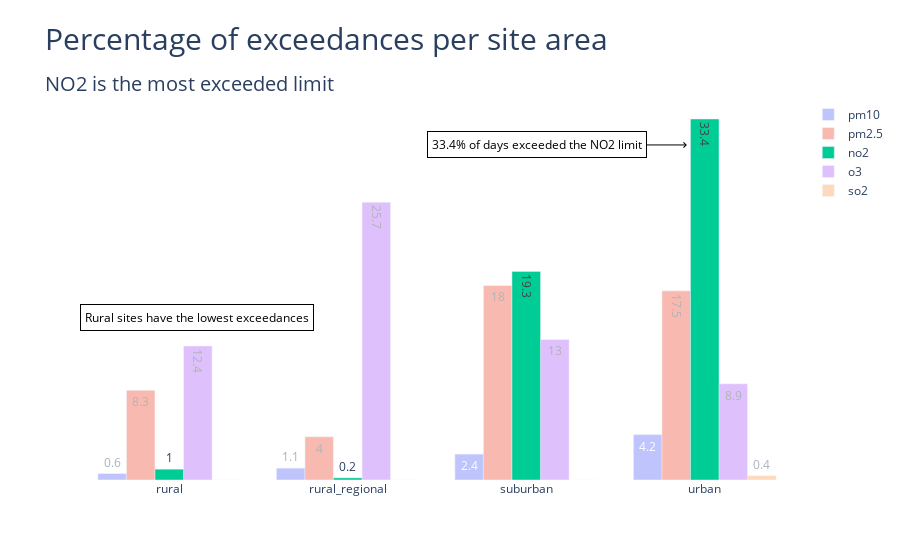

Notebook source saved alongside this figure:
### Code cell
def plot_percentage_exceedances_site_area():
    df_excee_area = pd.read_csv('airquality.csv')

    who_standards = {
        'pm10': 45,
        'pm2.5': 15,
        'no2': 25,
        'o3': 100,
        'so2': 40,
    }

    for i in who_standards:
        df_excee_area[f"{i}_exc"] = df_excee_area[i] > who_standards[i]

    df_excee_area_gb = df_excee_area.groupby('site_area')[['pm10_exc', 'pm2.5_exc', 'no2_exc', 'o3_exc', 'so2_exc']]

    # how many times each site area exceeded the limits
    df_excee_area_frec = df_excee_area_gb.sum() / df_excee_area_gb.count()

    fig = go.Figure()
    for i in df_excee_area_frec.columns:
        fig.add_bar(
            x=df_excee_area_frec.index, 
            y=round(df_excee_area_frec[i] * 100,1), 
            name=i.strip('_exc'), 
            text=round(df_excee_area_frec[i] * 100,1), 
            textposition='auto',
            opacity=1 if i == 'no2_exc' else 0.40,
            hoverinfo='skip',
        )
        
    fig.update_layout(
        title=dict(
            text='Percentage of exceedances per site area',
            font=dict(
                size=30,
            ),
            subtitle=dict(
                text='NO2 is the most exceeded limit',
                font=dict(
                    size=20,
                ),
            ),
        ),
        yaxis=dict(
            showgrid=False,
            tickvals=[],
            title='',
        ),
        xaxis=dict(
            title='',
        ),
        plot_bgcolor='rgba(0,0,0,0)',
    )


    fig.add_annotation(
        text="33.4% of days exceeded the NO2 limit",
        xref="paper",
        yref="y",
        x=0.85,
        y=31,
        showarrow=True,
        ay=0,
        ax=-150,
        arrowhead=4,
        arrowwidth=1,
        arrowcolor="black",
        font=dict(
            size=12,
            color="black"
        ),
        align="left",
        bgcolor="rgba(255, 255, 255, 0.8)",
        bordercolor="black",
        borderwidth=1,
        borderpad=4
    )
    fig.add_annotation(
        text="Rural sites have the lowest exceedances",
        xref="paper",
        yref="y",
        x=0,
        y=15,
        showarrow=False,
        font=dict(
            size=12,
            color="black"
        ),
        align="center",
        bgcolor="rgba(255, 255, 255, 0.8)",
        bordercolor="black",
        borderwidth=1,
        borderpad=4
    )
    fig.show()

plot_percentage_exceedances_site_area()

### Figure 1 — Plotly figure (JSON) as saved in the notebook; plotly's stock layout.template omitted (floating-point values rounded to 4 significant figures)
{"data": [{"hoverinfo": "skip", "name": "pm10", "opacity": 0.4, "text": [0.6, 1.1, 2.4, 4.2], "textposition": "auto", "type": "bar", "x": ["rural", "rural_regional", "suburban", "urban"], "y": [0.6, 1.1, 2.4, 4.2]}, {"hoverinfo": "skip", "name": "pm2.5", "opacity": 0.4, "text": [8.3, 4, 18, 17.5], "textposition": "auto", "type": "bar", "x": ["rural", "rural_regional", "suburban", "urban"], "y": [8.3, 4, 18, 17.5]}, {"hoverinfo": "skip", "name": "no2", "opacity": 1, "text": [1, 0.2, 19.3, 33.4], "textposition": "auto", "type": "bar", "x": ["rural", "rural_regional", "suburban", "urban"], "y": [1, 0.2, 19.3, 33.4]}, {"hoverinfo": "skip", "name": "o3", "opacity": 0.4, "text": [12.4, 25.7, 13, 8.9], "textposition": "auto", "type": "bar", "x": ["rural", "rural_regional", "suburban", "urban"], "y": [12.4, 25.7, 13, 8.9]}, {"hoverinfo": "skip", "name": "so2", "opacity": 0.4, "text": [0, 0, 0, 0.4], "textposition": "auto", "type": "bar", "x": ["rural", "rural_regional", "suburban", "urban"], "y": [0, 0, 0, 0.4]}], "layout": {"annotations": [{"align": "left", "arrowcolor": "black", "arrowhead": 4, "arrowwidth": 1, "ax": -150, "ay": 0, "bgcolor": "rgba(255, 255, 255, 0.8)", "bordercolor": "black", "borderpad": 4, "borderwidth": 1, "font": {"color": "black", "size": 12}, "showarrow": true, "text": "33.4% of days exceeded the NO2 limit", "x": 0.85, "xref": "paper", "y": 31, "yref": "y"}, {"align": "center", "bgcolor": "rgba(255, 255, 255, 0.8)", "bordercolor": "black", "borderpad": 4, "borderwidth": 1, "font": {"color": "black", "size": 12}, "showarrow": false, "text": "Rural sites have the lowest exceedances", "x": 0, "xref": "paper", "y": 15, "yref": "y"}], "plot_bgcolor": "rgba(0,0,0,0)", "title": {"font": {"size": 30}, "subtitle": {"font": {"size": 20}, "text": "NO2 is the most exceeded limit"}, "text": "Percentage of exceedances per site area"}, "xaxis": {"title": {"text": ""}}, "yaxis": {"showgrid": false, "tickvals": [], "title": {"text": ""}}}}
